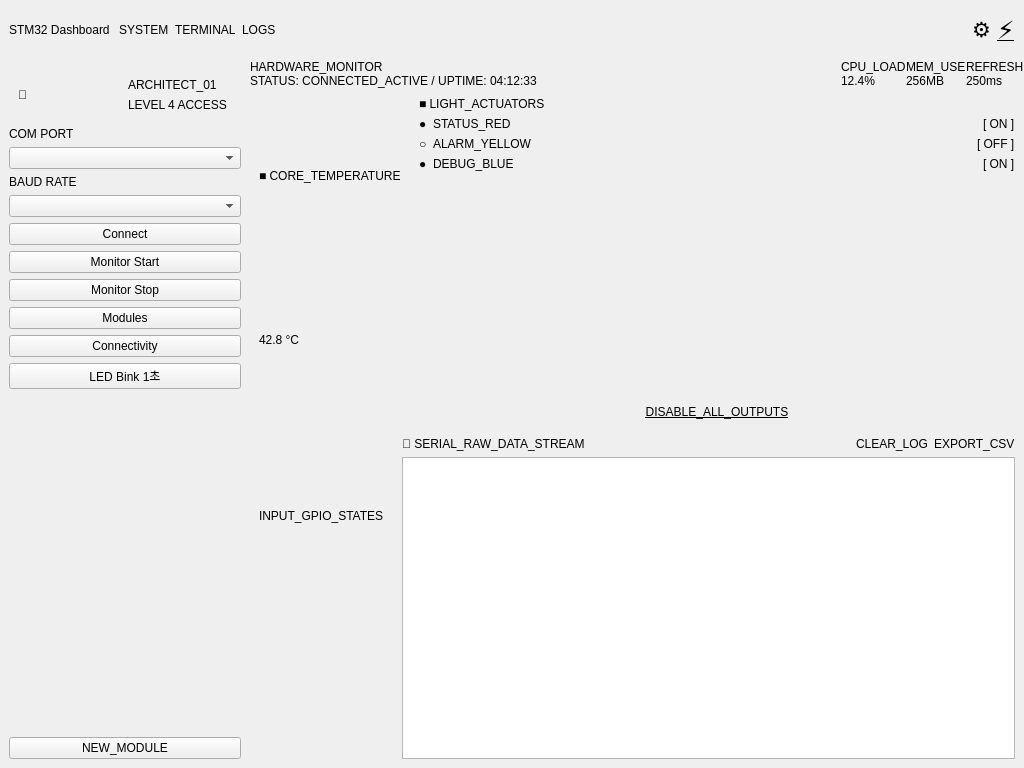
<?xml version="1.0" encoding="UTF-8"?>
<ui version="4.0">
 <class>MainWindow</class>
 <widget class="QMainWindow" name="MainWindow">
  <property name="geometry">
   <rect>
    <x>0</x>
    <y>0</y>
    <width>1024</width>
    <height>768</height>
   </rect>
  </property>
  <widget class="QWidget" name="centralwidget">
   <layout class="QVBoxLayout" name="mainLayout">
    <property name="spacing">
     <number>0</number>
    </property>
    <property name="leftMargin">
     <number>0</number>
    </property>
    <property name="topMargin">
     <number>0</number>
    </property>
    <property name="rightMargin">
     <number>0</number>
    </property>
    <property name="bottomMargin">
     <number>0</number>
    </property>
    <item>
     <widget class="QFrame" name="topBar">
      <property name="minimumSize">
       <size>
        <width>0</width>
        <height>60</height>
       </size>
      </property>
      <layout class="QHBoxLayout" name="horizontalLayout">
       <item>
        <widget class="QLabel" name="topTitle">
         <property name="text">
          <string>STM32 Dashboard </string>
         </property>
        </widget>
       </item>
       <item>
        <widget class="QLabel" name="navSystem">
         <property name="text">
          <string>SYSTEM</string>
         </property>
        </widget>
       </item>
       <item>
        <widget class="QLabel" name="navTerminal">
         <property name="text">
          <string>TERMINAL</string>
         </property>
        </widget>
       </item>
       <item>
        <widget class="QLabel" name="navLogs">
         <property name="text">
          <string>LOGS</string>
         </property>
        </widget>
       </item>
       <item>
        <spacer name="horizontalSpacer">
         <property name="orientation">
          <enum>Qt::Horizontal</enum>
         </property>
         <property name="sizeHint" stdset="0">
          <size>
           <width>0</width>
           <height>0</height>
          </size>
         </property>
        </spacer>
       </item>
       <item>
        <widget class="QLabel" name="iconSettings">
         <property name="text">
          <string>&lt;html&gt;&lt;head/&gt;&lt;body&gt;&lt;p&gt;&lt;span style=&quot; font-size:16pt;&quot;&gt;⚙&lt;/span&gt;&lt;/p&gt;&lt;/body&gt;&lt;/html&gt;</string>
         </property>
        </widget>
       </item>
       <item>
        <widget class="QLabel" name="iconPower">
         <property name="text">
          <string>&lt;html&gt;&lt;head/&gt;&lt;body&gt;&lt;p&gt;&lt;a href=&quot;https://apps.timwhitlock.info/emoji/tables/unicode#emoji-modal&quot;&gt;&lt;span style=&quot; font-family:'Android'; font-size:25px; text-decoration: underline; color:#000000; vertical-align:top;&quot;&gt;⚡&lt;/span&gt;&lt;/a&gt;&lt;/p&gt;&lt;/body&gt;&lt;/html&gt;</string>
         </property>
        </widget>
       </item>
      </layout>
     </widget>
    </item>
    <item>
     <layout class="QHBoxLayout" name="horizontalLayout_2">
      <property name="spacing">
       <number>0</number>
      </property>
      <property name="leftMargin">
       <number>0</number>
      </property>
      <property name="topMargin">
       <number>0</number>
      </property>
      <property name="rightMargin">
       <number>0</number>
      </property>
      <property name="bottomMargin">
       <number>0</number>
      </property>
      <item>
       <widget class="QFrame" name="sideBar">
        <property name="minimumSize">
         <size>
          <width>250</width>
          <height>0</height>
         </size>
        </property>
        <property name="maximumSize">
         <size>
          <width>250</width>
          <height>16777215</height>
         </size>
        </property>
        <layout class="QVBoxLayout" name="verticalLayout">
         <item>
          <widget class="QFrame" name="userInfoBox">
           <layout class="QHBoxLayout" name="horizontalLayout_3">
            <item>
             <widget class="QLabel" name="userIcon">
              <property name="text">
               <string>👤</string>
              </property>
             </widget>
            </item>
            <item>
             <layout class="QVBoxLayout" name="verticalLayout_2">
              <item>
               <widget class="QLabel" name="userTitle">
                <property name="text">
                 <string>ARCHITECT_01</string>
                </property>
               </widget>
              </item>
              <item>
               <widget class="QLabel" name="userSub">
                <property name="text">
                 <string>LEVEL 4 ACCESS</string>
                </property>
               </widget>
              </item>
             </layout>
            </item>
           </layout>
          </widget>
         </item>
         <item>
          <widget class="QLabel" name="label_com">
           <property name="text">
            <string>COM PORT</string>
           </property>
          </widget>
         </item>
         <item>
          <widget class="QComboBox" name="portCombo"/>
         </item>
         <item>
          <widget class="QLabel" name="label_baud">
           <property name="text">
            <string>BAUD RATE</string>
           </property>
          </widget>
         </item>
         <item>
          <widget class="QComboBox" name="baudCombo"/>
         </item>
         <item>
          <widget class="QPushButton" name="initBtn">
           <property name="text">
            <string>Connect</string>
           </property>
          </widget>
         </item>
         <item>
          <widget class="QPushButton" name="menuMonitorStart">
           <property name="text">
            <string>Monitor Start</string>
           </property>
          </widget>
         </item>
         <item>
          <widget class="QPushButton" name="menuMonitorStop">
           <property name="text">
            <string>Monitor Stop</string>
           </property>
          </widget>
         </item>
         <item>
          <widget class="QPushButton" name="menuMod">
           <property name="text">
            <string>Modules</string>
           </property>
          </widget>
         </item>
         <item>
          <widget class="QPushButton" name="menuConn">
           <property name="text">
            <string>Connectivity</string>
           </property>
          </widget>
         </item>
         <item>
          <widget class="QPushButton" name="menuLedBlink">
           <property name="text">
            <string>LED Bink 1초</string>
           </property>
          </widget>
         </item>
         <item>
          <spacer name="verticalSpacer">
           <property name="orientation">
            <enum>Qt::Vertical</enum>
           </property>
           <property name="sizeHint" stdset="0">
            <size>
             <width>0</width>
             <height>0</height>
            </size>
           </property>
          </spacer>
         </item>
         <item>
          <widget class="QPushButton" name="newModuleBtn">
           <property name="text">
            <string>NEW_MODULE</string>
           </property>
          </widget>
         </item>
        </layout>
       </widget>
      </item>
      <item>
       <layout class="QVBoxLayout" name="verticalLayout_3">
        <item>
         <layout class="QHBoxLayout" name="headerLayout">
          <item>
           <layout class="QVBoxLayout" name="verticalLayout_4">
            <item>
             <widget class="QLabel" name="dashTitle">
              <property name="text">
               <string>HARDWARE_MONITOR</string>
              </property>
             </widget>
            </item>
            <item>
             <widget class="QLabel" name="dashStatus">
              <property name="text">
               <string>STATUS: CONNECTED_ACTIVE / UPTIME: 04:12:33</string>
              </property>
             </widget>
            </item>
           </layout>
          </item>
          <item>
           <spacer name="horizontalSpacer_2">
            <property name="orientation">
             <enum>Qt::Horizontal</enum>
            </property>
            <property name="sizeHint" stdset="0">
             <size>
              <width>0</width>
              <height>0</height>
             </size>
            </property>
           </spacer>
          </item>
          <item>
           <layout class="QVBoxLayout" name="stat1">
            <item>
             <widget class="QLabel" name="lblCpu">
              <property name="text">
               <string>CPU_LOAD</string>
              </property>
             </widget>
            </item>
            <item>
             <widget class="QLabel" name="valCpu">
              <property name="text">
               <string>12.4%</string>
              </property>
             </widget>
            </item>
           </layout>
          </item>
          <item>
           <layout class="QVBoxLayout" name="stat2">
            <item>
             <widget class="QLabel" name="lblMem">
              <property name="text">
               <string>MEM_USE</string>
              </property>
             </widget>
            </item>
            <item>
             <widget class="QLabel" name="valMem">
              <property name="text">
               <string>256MB</string>
              </property>
             </widget>
            </item>
           </layout>
          </item>
          <item>
           <layout class="QVBoxLayout" name="stat3">
            <item>
             <widget class="QLabel" name="lblRef">
              <property name="text">
               <string>REFRESH</string>
              </property>
             </widget>
            </item>
            <item>
             <widget class="QLabel" name="valRef">
              <property name="text">
               <string>250ms</string>
              </property>
             </widget>
            </item>
           </layout>
          </item>
         </layout>
        </item>
        <item>
         <layout class="QHBoxLayout" name="row1">
          <item>
           <widget class="QFrame" name="tempPanel">
            <layout class="QVBoxLayout" name="verticalLayout_5">
             <item>
              <widget class="QLabel" name="tempTitle">
               <property name="text">
                <string>■ CORE_TEMPERATURE</string>
               </property>
              </widget>
             </item>
             <item>
              <widget class="QLabel" name="tempValue">
               <property name="text">
                <string>42.8 °C</string>
               </property>
              </widget>
             </item>
             <item>
              <layout class="QHBoxLayout" name="chartLayout"/>
             </item>
            </layout>
           </widget>
          </item>
          <item>
           <widget class="QFrame" name="actPanel">
            <layout class="QVBoxLayout" name="verticalLayout_6">
             <item>
              <widget class="QLabel" name="actTitle">
               <property name="text">
                <string>■ LIGHT_ACTUATORS</string>
               </property>
              </widget>
             </item>
             <item>
              <layout class="QHBoxLayout" name="tgl1">
               <item>
                <widget class="QLabel" name="tgl1_sym">
                 <property name="text">
                  <string>●</string>
                 </property>
                </widget>
               </item>
               <item>
                <widget class="QLabel" name="tgl1_lbl">
                 <property name="text">
                  <string>STATUS_RED</string>
                 </property>
                </widget>
               </item>
               <item>
                <spacer name="hs1">
                 <property name="orientation">
                  <enum>Qt::Horizontal</enum>
                 </property>
                 <property name="sizeHint" stdset="0">
                  <size>
                   <width>0</width>
                   <height>0</height>
                  </size>
                 </property>
                </spacer>
               </item>
               <item>
                <widget class="QLabel" name="tgl1_val">
                 <property name="text">
                  <string>[ ON ]</string>
                 </property>
                </widget>
               </item>
              </layout>
             </item>
             <item>
              <layout class="QHBoxLayout" name="tgl2">
               <item>
                <widget class="QLabel" name="tgl2_sym">
                 <property name="text">
                  <string>○</string>
                 </property>
                </widget>
               </item>
               <item>
                <widget class="QLabel" name="tgl2_lbl">
                 <property name="text">
                  <string>ALARM_YELLOW</string>
                 </property>
                </widget>
               </item>
               <item>
                <spacer name="hs2">
                 <property name="orientation">
                  <enum>Qt::Horizontal</enum>
                 </property>
                 <property name="sizeHint" stdset="0">
                  <size>
                   <width>0</width>
                   <height>0</height>
                  </size>
                 </property>
                </spacer>
               </item>
               <item>
                <widget class="QLabel" name="tgl2_val">
                 <property name="text">
                  <string>[ OFF ]</string>
                 </property>
                </widget>
               </item>
              </layout>
             </item>
             <item>
              <layout class="QHBoxLayout" name="tgl3">
               <item>
                <widget class="QLabel" name="tgl3_sym">
                 <property name="text">
                  <string>●</string>
                 </property>
                </widget>
               </item>
               <item>
                <widget class="QLabel" name="tgl3_lbl">
                 <property name="text">
                  <string>DEBUG_BLUE</string>
                 </property>
                </widget>
               </item>
               <item>
                <spacer name="hs3">
                 <property name="orientation">
                  <enum>Qt::Horizontal</enum>
                 </property>
                 <property name="sizeHint" stdset="0">
                  <size>
                   <width>0</width>
                   <height>0</height>
                  </size>
                 </property>
                </spacer>
               </item>
               <item>
                <widget class="QLabel" name="tgl3_val">
                 <property name="text">
                  <string>[ ON ]</string>
                 </property>
                </widget>
               </item>
              </layout>
             </item>
             <item>
              <spacer name="vs1">
               <property name="orientation">
                <enum>Qt::Vertical</enum>
               </property>
               <property name="sizeHint" stdset="0">
                <size>
                 <width>0</width>
                 <height>0</height>
                </size>
               </property>
              </spacer>
             </item>
             <item>
              <widget class="QLabel" name="actDisable">
               <property name="text">
                <string>&lt;u&gt;DISABLE_ALL_OUTPUTS&lt;/u&gt;</string>
               </property>
               <property name="alignment">
                <set>Qt::AlignCenter</set>
               </property>
              </widget>
             </item>
            </layout>
           </widget>
          </item>
         </layout>
        </item>
        <item>
         <layout class="QHBoxLayout" name="row2">
          <item>
           <widget class="QFrame" name="gpioPanel">
            <layout class="QVBoxLayout" name="verticalLayout_7">
             <item>
              <widget class="QLabel" name="gpioTitle">
               <property name="text">
                <string>INPUT_GPIO_STATES</string>
               </property>
              </widget>
             </item>
             <item>
              <layout class="QGridLayout" name="gpioGrid">
               <item row="0" column="0">
                <widget class="QFrame" name="g1"/>
               </item>
               <item row="0" column="1">
                <widget class="QFrame" name="g2"/>
               </item>
               <item row="1" column="0">
                <widget class="QFrame" name="g3"/>
               </item>
               <item row="1" column="1">
                <widget class="QFrame" name="g4"/>
               </item>
              </layout>
             </item>
            </layout>
           </widget>
          </item>
          <item>
           <widget class="QFrame" name="termPanel">
            <layout class="QVBoxLayout" name="verticalLayout_8">
             <item>
              <layout class="QHBoxLayout" name="horizontalLayout_4">
               <item>
                <widget class="QLabel" name="termTitle">
                 <property name="text">
                  <string>📄 SERIAL_RAW_DATA_STREAM</string>
                 </property>
                </widget>
               </item>
               <item>
                <spacer name="horizontalSpacer_3">
                 <property name="orientation">
                  <enum>Qt::Horizontal</enum>
                 </property>
                 <property name="sizeHint" stdset="0">
                  <size>
                   <width>0</width>
                   <height>0</height>
                  </size>
                 </property>
                </spacer>
               </item>
               <item>
                <widget class="QLabel" name="termClear">
                 <property name="text">
                  <string>CLEAR_LOG</string>
                 </property>
                </widget>
               </item>
               <item>
                <widget class="QLabel" name="termExport">
                 <property name="text">
                  <string>EXPORT_CSV</string>
                 </property>
                </widget>
               </item>
              </layout>
             </item>
             <item>
              <widget class="QTextBrowser" name="textBrowser"/>
             </item>
            </layout>
           </widget>
          </item>
         </layout>
        </item>
       </layout>
      </item>
     </layout>
    </item>
   </layout>
  </widget>
 </widget>
 <resources/>
 <connections/>
</ui>
